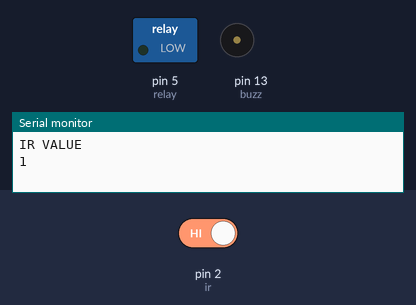
The sketch below on a simulated Arduino Uno, built with avr-gcc and run on an emulated ATmega328P. On the bench: switched loads named in the sketch (green lamp = pin HIGH), buzzer (waves = sounding, pin HIGH), the last lines printed to the serial monitor. Inputs (shaded band) come from the test bench; at power-on: pin 2 (ir) HIGH.

Above: at 3.2 s.
3.3 s: pin 2 (ir) driven LOW
At 6.7 s:
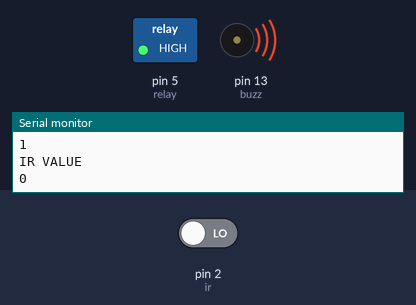
Timing chart, 0 to 8.2 s (numbered marks = the images above; inputs shaded):
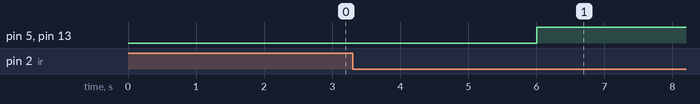

The sketch:

Driver_drowsiness_detection.ino
```cpp
#include<LiquidCrystal.h>
LiquidCrystal lcd(A0, A1, A2, A3, A4, A5);
int ir = 2;
int relay = 5;
#define buzz 13
String msg;

void setup() {
  // put your setup code here, to run once:
  Serial.begin(9600);
  lcd.clear();
  lcd.setCursor(0, 0);
  lcd.print("DRIVER DROWN");
  lcd.setCursor(0, 1);
  lcd.print("DETECTION");
  delay(2000);
  pinMode(ir,INPUT);
  pinMode(relay, OUTPUT);
  pinMode(buzz, OUTPUT);


  digitalWrite(relay, LOW);
  digitalWrite(buzz, LOW);
}
void loop()
{
  int ir_val = digitalRead(ir);
  Serial.println("IR VALUE");
  Serial.println(ir_val);
  delay(2000);

  if (ir_val == 0) {
    digitalWrite(relay, HIGH);
    digitalWrite(buzz, HIGH);
    delay(2000);
    lcd.clear();
    lcd.setCursor(0, 0);
    lcd.print(" DROWSINESS");
    lcd.setCursor(0, 1);
    lcd.print("DETECTED");
    delay(2000);
    msg = " drowsiness detected";
    send_sms();
    delay(2000);
  }
  else {
    digitalWrite(relay, LOW);
    digitalWrite(buzz, LOW);
  }
}
void send_sms()
{
  lcd.clear();
  lcd.setCursor(0, 0);
  lcd.print("Message sending...");
  Serial.println("AT");
  delay(1000);
  Serial.println("ATE0");
  delay(1000);
  Serial.println("AT+CMGF=1");
  delay(1000);
  Serial.println("AT+CMGS=\"+917228031064\"");
  delay(1000);
  Serial.println(msg);
  delay(1000);
  Serial.write(26);
  Serial.println("Message sent..");
  lcd.clear();
  lcd.setCursor(0, 0);
  lcd.print("Message sent...");
  delay(1000);
}
```

Measured:
- after the input at 3.3 s, pin 5 (relay), pin 13 (buzz): LOW → HIGH after 2.7 s
